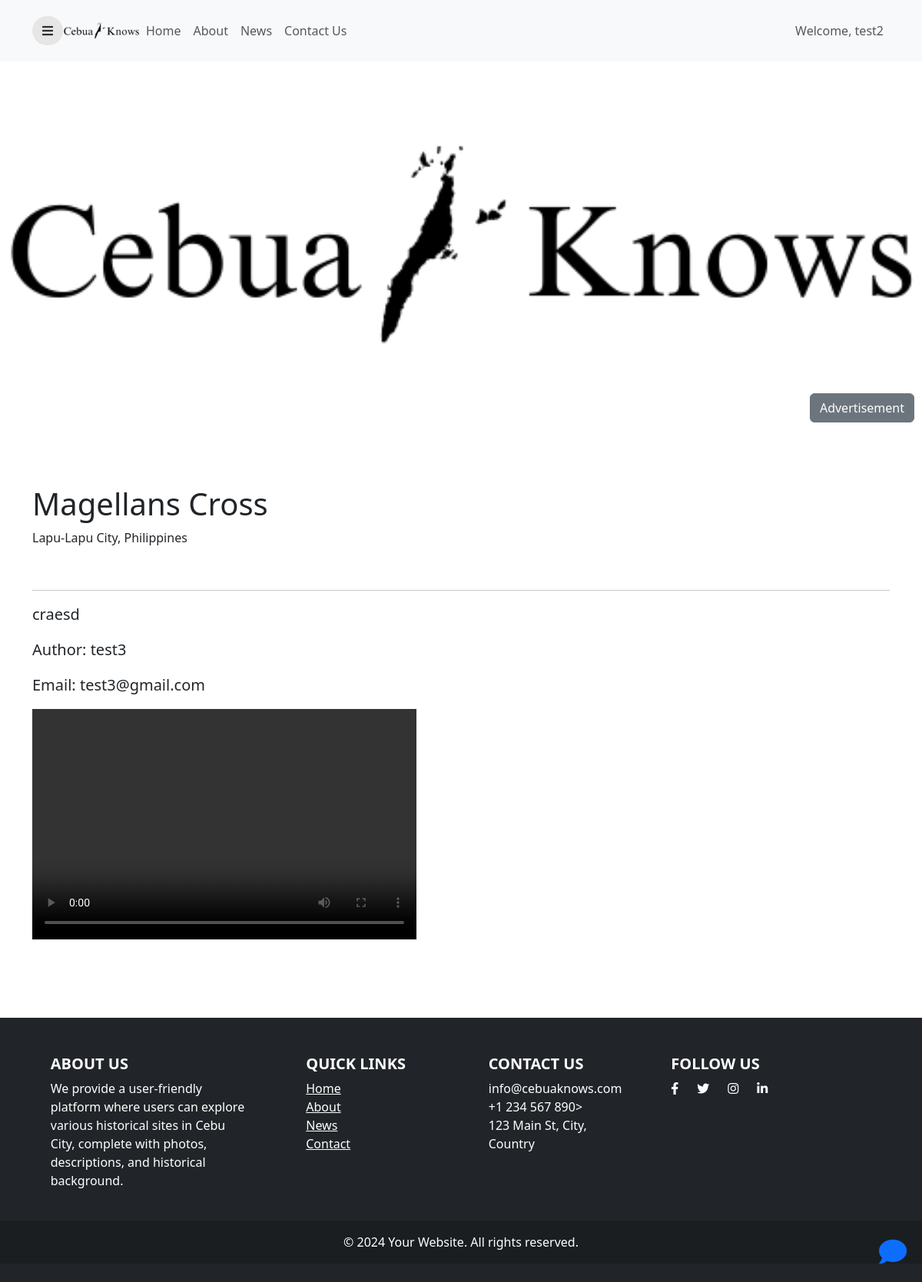
The page /historical_site-admin.php?contentId=10 (signed in) on the database its author committed.
### tables this page shows
CREATE TABLE `users` (
  `user_id` int(11) NOT NULL,
  `username` varchar(50) NOT NULL,
  `email` varchar(50) NOT NULL,
  `password` varchar(60) NOT NULL,
  `confirm_password` varchar(50) NOT NULL,
  `firstname` varchar(20) NOT NULL,
  `lastname` varchar(20) NOT NULL,
  `bio` varchar(255) NOT NULL,
  `mobile` varchar(15) NOT NULL,
  `address` varchar(60) NOT NULL,
  `profile_picture` varchar(60) NOT NULL,
  `role` varchar(25) NOT NULL DEFAULT 'Learner'
);

CREATE TABLE `content` (
  `content_id` int(11) NOT NULL,
  `content_title` varchar(50) DEFAULT NULL,
  `description` text DEFAULT NULL,
  `created_at` timestamp NOT NULL DEFAULT current_timestamp(),
  `updated_at` timestamp NOT NULL DEFAULT current_timestamp(),
  `location_id` int(11) DEFAULT NULL,
  `quiz_id` int(11) DEFAULT NULL,
  `media_id` int(11) DEFAULT NULL,
  `user_id` int(11) DEFAULT NULL,
  `status` varchar(25) NOT NULL DEFAULT 'PENDING',
  `feedback` varchar(255) NOT NULL DEFAULT 'No feedback from Admin or Historian'
);

CREATE TABLE `media` (
  `media_id` int(11) NOT NULL,
  `url` varchar(100) DEFAULT NULL,
  `video` varchar(100) DEFAULT NULL,
  `image` varchar(100) DEFAULT NULL,
  `created_at` timestamp NOT NULL DEFAULT current_timestamp(),
  `last_update` timestamp NOT NULL DEFAULT current_timestamp()
);

CREATE TABLE `location` (
  `location_id` int(11) NOT NULL,
  `location` varchar(255) DEFAULT NULL
);

### historical_site-admin.php (the view, shortened to what this page needs)
<?php
	include "connection.php";
	if(!empty($_SESSION["id"])){
		$id = $_SESSION["id"];
		$result = mysqli_query($conn, "SELECT * FROM users WHERE user_id = '$id' ");
		$row = mysqli_fetch_assoc($result);
	}else{
		header("Location: login.php");
		exit();
	}
	if(isset($_GET['contentId'])){
		$content_id = $_GET['contentId'];
		$stmt = $conn->prepare("Select * from location
								INNER JOIN content ON content.location_id = location.location_id
								INNER JOIN media ON content.media_id = media.media_id
								INNER JOIN users ON content.user_id = users.user_id where content.content_id = ?");
		$stmt->bind_param('s', $content_id);
		$stmt->execute();
		$result = $stmt->get_result();
		if($result){
			$content_row = mysqli_fetch_assoc($result);
			$content_title = $content_row['content_title'];
			$content_description = $content_row['description'];
			$content_location = $content_row['location'];
			$content_video = $content_row['video'];
			$content_image = $content_row['image'];
			$username = $content_row['username'];
			$email = $content_row['email'];
		}
	}
?>
<!DOCTYPE html>
<html lang="en">
    <head>
		<link href="https://cdn.jsdelivr.net/npm/bootstrap@5.3.0-alpha3/dist/css/bootstrap.min.css" rel="stylesheet">
		<link href="https://cdnjs.cloudflare.com/ajax/libs/font-awesome/5.15.1/css/all.min.css" rel="stylesheet" />
    </head>
    <body>
		<div class="page">
				<nav class="navbar navbar-expand-lg navbar-light bg-light">
					<div class="container">
						<button id="sidebarToggle" class="btn sidebarToggle">
							<i class="fas fa-bars"></i>
						</button>
						<div class="collapse navbar-collapse" id="navbarNav">
						<a href="dashboard-admin.php"><img src="img/land-img/logo.png" alt="Logo" width="100" height="100"></a>
							<ul class="navbar-nav me-auto">
								<li class="nav-item"><a class="nav-link" href="dashboard-admin.php">Home</a></li>
								<li class="nav-item"><a class="nav-link" href="about-admin.php">About</a></li>
								<li class="nav-item"><a class="nav-link" href="news-admin.php">News</a></li>
								<li class="nav-item"><a class="nav-link" href="contact-admin.php">Contact Us</a></li>
							</ul>
							<ul class="navbar-nav ms-auto">
								<li class="nav-item"><p class="nav-link" style="margin:0;">Welcome, <?php echo $row["username"]; ?></p></li>
							</ul>
						</div>
					</div>
				</nav>
		</div>
        <section class="banner" style="position:relative;width: 100%;">
            <img src="<?php echo isset($content_image) ? $content_image : ''; ?>" class="img-fluid" alt="Banner" style="width:100%;height:60vh; object-fit:cover;">
			<button type="button" style="position: absolute; bottom:0; right:0; margin: 10px" class="btn btn-secondary" data-bs-toggle="modal" data-bs-target="#exampleModal">
			  Advertisement
			</button>
		</section>
        <br>
        <br>
        <br>
		<div class="container">
			<h1><?php echo $content_title ?></h1>
			<p><?php echo $content_location ?>, Philippines</p>
			<br>
			<hr>
			<figure>
			  <blockquote class="blockquote">
				<p><?php echo $content_description; ?></p>
				<p>Author: <?php echo $username; ?></p>
				<p>Email: <?php echo $email; ?></p>
			  </blockquote>
			</figure>
			<div style="<?php echo isset($content_video) ? 'display:block' : 'display:none';?>">
				<video width="500" height="300" controls>
				  <source src="<?php echo $content_video ?>" type="video/mp4">
				</video>
			</div>
		<div style="position: fixed; bottom: 20px; right: 20px;">
			  <a href='forum-admin.php?get_content_id=<?php echo $content_id;?>'><i class="fas fa-comment" style="font-size: 36px;"></i></a>
			</div>
		</div>
		<br>
		<br>
		<br>
		<br>
		<footer class="bg-dark text-white pt-5 pb-4">
			<div class="container text-center text-md-start">
				<div class="row text-center text-md-start">
					<div class="col-md-3 col-lg-3 col-xl-3 mx-auto mb-4">
						<h5 class="text-uppercase fw-bold">About Us</h5>
						<p>We provide a user-friendly platform where users can explore various historical sites in Cebu City, complete with photos, descriptions, and historical background.</p>
					</div>
					<div class="col-md-2 col-lg-2 col-xl-2 mx-auto mb-4">
						<h5 class="text-uppercase fw-bold">Quick Links</h5>
						<ul class="list-unstyled">
							<li><a href="dashboard-admin.php" class="text-white ">Home</a></li>
							<li><a href="about-admin.php" class="text-white ">About</a></li>
							<li><a href="news-admin.php" class="text-white ">News</a></li>
							<li><a href="contact-admin.php" class="text-white ">Contact</a></li>
						</ul>
					</div>
					<div class="col-md-3 col-lg-2 col-xl-2 mx-auto mb-4">
						<h5 class="text-uppercase fw-bold">Contact Us</h5>
						<ul class="list-unstyled">
							<li>info@cebuaknows.com</li>
							<li>+1 234 567 890></li>
							<li>123 Main St, City, Country</li>
						</ul>
					</div>
					<div class="col-md-4 col-lg-3 col-xl-3 mx-auto mb-md-0 mb-4">
						<h5 class="text-uppercase fw-bold">Follow Us</h5>
						<div class="d-flex justify-content-start">
							<a href="#" class="text-white me-4"><i class="fab fa-facebook-f"></i></a>
							<a href="#" class="text-white me-4"><i class="fab fa-twitter"></i></a>
							<a href="#" class="text-white me-4"><i class="fab fa-instagram"></i></a>
							<a href="#" class="text-white"><i class="fab fa-linkedin-in"></i></a>
						</div>
					</div>
				</div>
			</div>
			<div class="text-center p-3" style="background-color: rgba(0, 0, 0, 0.2);">
				© 2024 Your Website. All rights reserved.
			</div>
		</footer>
    </body>
</html>

### historical_site-admin.php (style rules this page uses)
.sidebarToggle { font-size: 16px; color: rgba(0, 0, 0, 0.8); z-index: 999; background-color: #e6e6e6; transition: all 0.3s ease; border-radius: 50px; }
.navbar { width:100%; height:10vh; }

### rows shown on the page
users: username "test2"
content: media.image (picture), content_title "Magellans Cross", location.location "Lapu-Lapu City", description "craesd", user.username "test3", user.email "test3@gmail.com"
